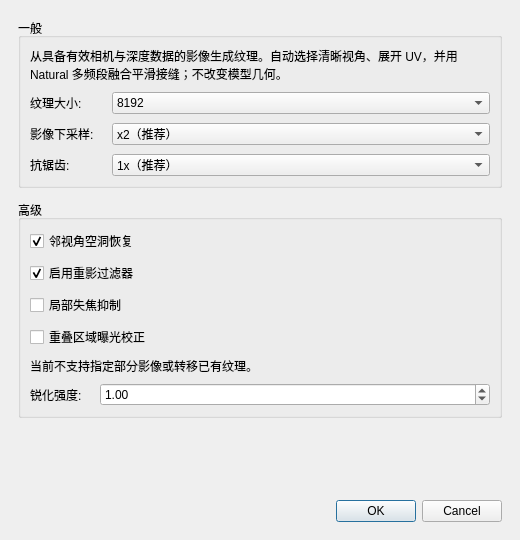
<?xml version="1.0" encoding="UTF-8"?>
<ui version="4.0">
 <class>TextureMappingDialog</class>
 <widget class="QDialog" name="TextureMappingDialog">
  <property name="geometry"><rect><x>0</x><y>0</y><width>520</width><height>540</height></rect></property>
  <property name="minimumSize"><size><width>520</width><height>0</height></size></property>
  <property name="windowTitle"><string>生成纹理</string></property>
  <layout class="QVBoxLayout" name="mainLayout">
   <property name="leftMargin"><number>18</number></property>
   <property name="topMargin"><number>18</number></property>
   <property name="rightMargin"><number>18</number></property>
   <property name="bottomMargin"><number>18</number></property>
   <property name="spacing"><number>12</number></property>
   <item>
    <widget class="QGroupBox" name="textureGroup">
     <property name="title"><string>一般</string></property>
     <layout class="QFormLayout" name="textureForm">
      <property name="horizontalSpacing"><number>18</number></property>
      <property name="verticalSpacing"><number>9</number></property>
      <item row="0" column="0" colspan="2"><widget class="QLabel" name="fixedWorkflowLabel"><property name="text"><string>从具备有效相机与深度数据的影像生成纹理。自动选择清晰视角、展开 UV，并用 Natural 多频段融合平滑接缝；不改变模型几何。</string></property><property name="wordWrap"><bool>true</bool></property></widget></item>
      <item row="1" column="0"><widget class="QLabel" name="texSizeLabel"><property name="text"><string>纹理大小:</string></property></widget></item>
       <item row="1" column="1"><widget class="QComboBox" name="m_texSizeCombo"><property name="toolTip"><string>单张纹理图的边长，当前支持 1024–8192。源影像与图集的估算工作内存超过 3 GiB 时会提示调整参数。</string></property><property name="currentIndex"><number>3</number></property><item><property name="text"><string>1024</string></property></item><item><property name="text"><string>2048</string></property></item><item><property name="text"><string>4096</string></property></item><item><property name="text"><string>8192</string></property></item></widget></item>
      <item row="2" column="0"><widget class="QLabel" name="imageDownscaleLabel"><property name="text"><string>影像下采样:</string></property></widget></item>
       <item row="2" column="1"><widget class="QComboBox" name="m_imageDownscaleCombo"><property name="currentIndex"><number>1</number></property><property name="toolTip"><string>x2 是 Natural 流程的推荐值；原始分辨率保留更多细节但占用更多内存。</string></property><item><property name="text"><string>原始分辨率</string></property></item><item><property name="text"><string>x2（推荐）</string></property></item><item><property name="text"><string>x4（最低内存）</string></property></item></widget></item>
      <item row="3" column="0"><widget class="QLabel" name="antiAliasingLabel"><property name="text"><string>抗锯齿:</string></property></widget></item>
      <item row="3" column="1"><widget class="QComboBox" name="m_antiAliasingCombo"><property name="toolTip"><string>每像素采用 1、2×2 或 4×4 个样本；更高倍率改善边缘，烘焙采样量约增至 4 或 16 倍。</string></property><item><property name="text"><string>1x（推荐）</string></property></item><item><property name="text"><string>2x</string></property></item><item><property name="text"><string>4x</string></property></item></widget></item>
     </layout>
    </widget>
   </item>
   <item>
    <widget class="QGroupBox" name="qualityGroup">
     <property name="title"><string>高级</string></property>
     <layout class="QFormLayout" name="qualityForm">
      <property name="horizontalSpacing"><number>18</number></property>
      <property name="verticalSpacing"><number>8</number></property>
       <item row="0" column="0" colspan="2"><widget class="QCheckBox" name="m_holeFillCheck"><property name="toolTip"><string>对严格匹配失败的面放宽深度容差，再尝试邻视角恢复。UV 岛的两像素边缘扩展始终启用。</string></property><property name="text"><string>邻视角空洞恢复</string></property><property name="checked"><bool>true</bool></property></widget></item>
       <item row="1" column="0" colspan="2"><widget class="QCheckBox" name="m_ghostFilterCheck"><property name="toolTip"><string>融合多个视角时剔除偏离中值颜色的样本，减少移动物体与错配造成的重影。</string></property><property name="text"><string>启用重影过滤器</string></property><property name="checked"><bool>true</bool></property></widget></item>
       <item row="2" column="0" colspan="2"><widget class="QCheckBox" name="m_outOfFocusFilterCheck"><property name="toolTip"><string>根据模型各区域在不同影像中的局部清晰度，降低失焦视角的选择优先级。</string></property><property name="text"><string>局部失焦抑制</string></property></widget></item>
       <item row="3" column="0" colspan="2"><widget class="QCheckBox" name="m_colorCorrCheck"><property name="toolTip"><string>只用共同可见的三维区域估计影像间曝光差异。</string></property><property name="text"><string>重叠区域曝光校正</string></property><property name="checked"><bool>false</bool></property></widget></item>
      <item row="4" column="0" colspan="2"><widget class="QLabel" name="unsupportedOptionsNote"><property name="text"><string>当前不支持指定部分影像或转移已有纹理。</string></property><property name="wordWrap"><bool>true</bool></property></widget></item>
      <item row="5" column="0"><widget class="QLabel" name="seamsMarginLabel"><property name="text"><string>锐化强度:</string></property></widget></item>
       <item row="5" column="1"><widget class="QDoubleSpinBox" name="m_seamsMarginSpin"><property name="toolTip"><string>多频段融合后的反遮罩锐化强度；1.0 为参考流程默认值。</string></property><property name="decimals"><number>2</number></property><property name="minimum"><double>0.000000000000000</double></property><property name="maximum"><double>2.000000000000000</double></property><property name="singleStep"><double>0.050000000000000</double></property><property name="value"><double>1.000000000000000</double></property></widget></item>
     </layout>
    </widget>
   </item>
   <item><spacer name="verticalSpacer"><property name="orientation"><enum>Qt::Vertical</enum></property><property name="sizeHint" stdset="0"><size><width>20</width><height>12</height></size></property></spacer></item>
   <item>
    <widget class="QDialogButtonBox" name="m_buttonBox">
     <property name="standardButtons">
      <set>QDialogButtonBox::Cancel|QDialogButtonBox::Ok</set>
     </property>
    </widget>
   </item>
  </layout>
 </widget>
 <resources/>
 <connections/>
</ui>
